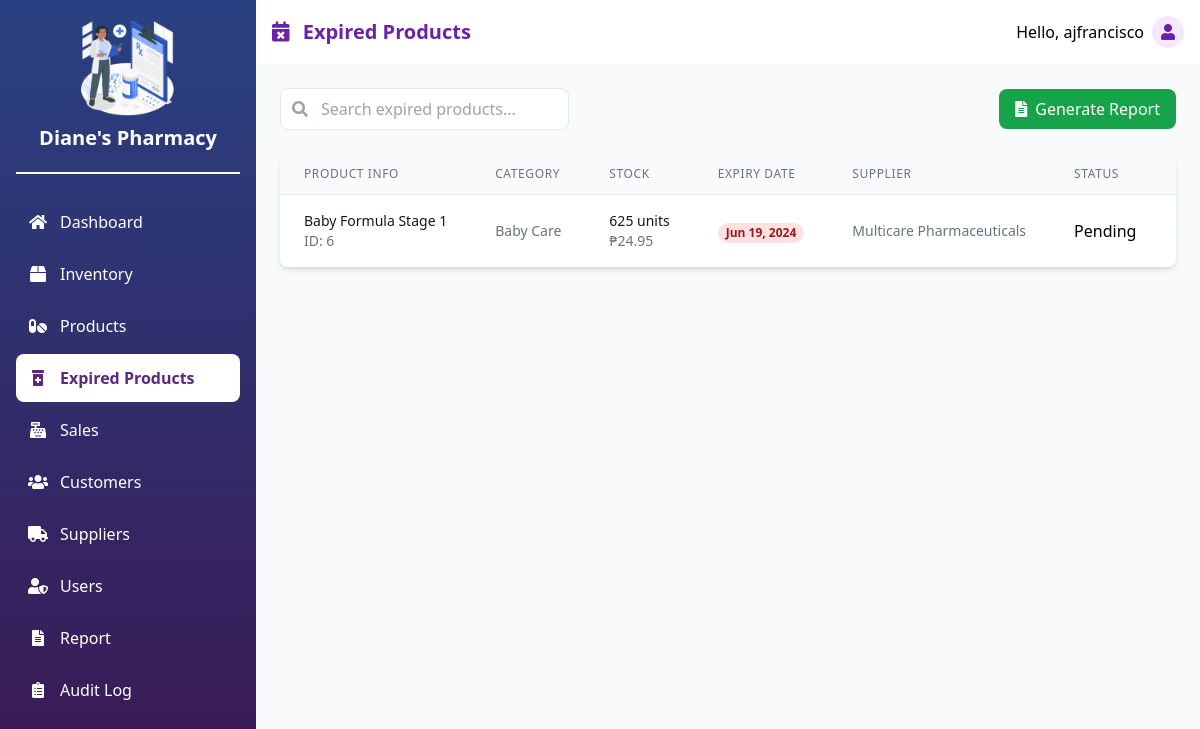
The page /expired_product.php (signed in) on the database its author committed.
### tables this page shows
CREATE TABLE `product` (
  `product_id` int(11) NOT NULL,
  `product_name` varchar(100) DEFAULT NULL,
  `category_id` int(11) DEFAULT NULL,
  `description` text DEFAULT NULL,
  `unit_price` decimal(10,2) DEFAULT NULL,
  `base_price` decimal(10,2) DEFAULT NULL,
  `supplier_id` int(11) DEFAULT NULL
);

CREATE TABLE `category` (
  `product_id` int(11) NOT NULL,
  `category_name` varchar(100) DEFAULT NULL
);

CREATE TABLE `inventory` (
  `inventory_id` int(11) NOT NULL,
  `product_id` int(11) DEFAULT NULL,
  `stock_in` int(11) DEFAULT NULL,
  `stock_out` int(11) DEFAULT NULL,
  `expiry_date` date DEFAULT NULL,
  `stock_available` int(11) DEFAULT NULL,
  `low_stock_threshold` int(11) DEFAULT NULL,
  `status` enum('active','quarantined','expired') DEFAULT 'active'
);

CREATE TABLE `supplier` (
  `supplier_id` int(11) NOT NULL,
  `supplier_name` varchar(100) DEFAULT NULL,
  `contact_number` varchar(20) DEFAULT NULL,
  `email` varchar(100) DEFAULT NULL,
  `address` varchar(255) DEFAULT NULL
);

### expired_product.php (the view, shortened to what this page needs)
<?php
require_once 'config.php';
try {
    $currentDate = date('Y-m-d');
    $stmt = $pdo->prepare("
        SELECT
            p.*,
            i.inventory_id,
            i.expiry_date,
            i.stock_available,
            c.category_name,
            s.supplier_name,
            ep.disposal_date,
            ep.disposal_method,
            ep.disposal_notes,
            ep.quantity as disposed_quantity,
            CASE
                WHEN ep.disposal_date IS NULL THEN 'Pending'
                ELSE ep.disposal_method
            END as status
        FROM product p
        INNER JOIN inventory i ON p.product_id = i.product_id
        LEFT JOIN category c ON p.category_id = c.product_id
        LEFT JOIN supplier s ON p.supplier_id = s.supplier_id
        LEFT JOIN (
            SELECT ep1.*
            FROM expired_products ep1
            LEFT JOIN expired_products ep2
                ON ep1.product_id = ep2.product_id
                AND ep1.inventory_id = ep2.inventory_id
                AND ep1.disposal_date < ep2.disposal_date
            WHERE ep2.disposal_date IS NULL
        ) ep ON i.inventory_id = ep.inventory_id AND p.product_id = ep.product_id
        WHERE i.expiry_date <= :currentDate
        AND i.stock_available > 0
        ORDER BY i.expiry_date ASC
    ");
    $stmt->execute(['currentDate' => $currentDate]);
    $products = $stmt->fetchAll(PDO::FETCH_ASSOC);
} catch(PDOException $e) {
    error_log("SQL Error in expired products: " . $e->getMessage());
    $errorMessage = "Database error: " . $e->getMessage();
    $products = [];
}
?>
<div class="flex justify-between items-center mb-6">
    <div class="relative">
        <input type="text" id="searchInput" placeholder="Search expired products..." class="pl-10 pr-4 py-2 border rounded-lg focus:outline-none focus:ring-2 focus:ring-red-600">
        <div class="absolute inset-y-0 left-0 flex items-center pl-3 pointer-events-none">
        </div>
    </div>
    <button onclick="generateReport()" class="bg-green-600 hover:bg-green-900 text-white py-2 px-4 rounded-lg flex items-center">
        <i class="fas fa-file-alt mr-2"></i> Generate Report
    </button>
</div>
<div class="bg-white rounded-lg shadow-md overflow-hidden">
    <table class="min-w-full divide-y divide-gray-200">
        <thead class="bg-gray-50">
            <tr>
                <th class="px-6 py-3 text-left text-xs font-medium text-gray-500 uppercase tracking-wider">Product Info</th>
                <th class="px-6 py-3 text-left text-xs font-medium text-gray-500 uppercase tracking-wider">Category</th>
                <th class="px-6 py-3 text-left text-xs font-medium text-gray-500 uppercase tracking-wider">Stock</th>
                <th class="px-6 py-3 text-left text-xs font-medium text-gray-500 uppercase tracking-wider">Expiry Date</th>
                <th class="px-6 py-3 text-left text-xs font-medium text-gray-500 uppercase tracking-wider">Supplier</th>
                <th class="px-6 py-3 text-left text-xs font-medium text-gray-500 uppercase tracking-wider">Status</th>
                <th class="px-6 py-3 text-left text-xs font-medium text-gray-500 uppercase tracking-wider">Actions</th>
            </tr>
        </thead>
        <tbody class="bg-white divide-y divide-gray-200">
            <?php if (empty($products)): ?>
                <tr>
                    <td colspan="7" class="px-6 py-4 text-center text-sm text-gray-500">
                        No expired products found
                        <?php if (isset($testResult)): ?>
                            <br>
                            <small class="text-gray-400">
                                (Total products: <?php echo $testResult['total_products']; ?>,
                                Expired: <?php echo $testResult['expired_products']; ?>)
                            </small>
                        <?php endif; ?>
                    </td>
                </tr>
            <?php else: ?>
                <?php foreach ($products as $product): ?>
                    <tr class="hover:bg-gray-50">
                        <td class="px-6 py-4 whitespace-nowrap">
                            <div class="flex items-center">
                                <div>
                                    <div class="text-sm font-medium text-gray-900"><?php echo htmlspecialchars($product['product_name']); ?></div>
                                    <div class="text-sm text-gray-500">ID: <?php echo htmlspecialchars($product['product_id']); ?></div>
                                </div>
                            </div>
                        </td>
                        <td class="px-6 py-4 whitespace-nowrap text-sm text-gray-500">
                            <?php echo htmlspecialchars($product['category_name'] ?? 'N/A'); ?>
                        </td>
                        <td class="px-6 py-4 whitespace-nowrap">
                            <div class="text-sm text-gray-900"><?php echo htmlspecialchars($product['stock_available'] ?? '0'); ?> units</div>
                            <div class="text-sm text-gray-500">₱<?php echo number_format($product['unit_price'], 2); ?></div>
                        </td>
                        <td class="px-6 py-4 whitespace-nowrap">
                            <span class="px-2 inline-flex text-xs leading-5 font-semibold rounded-full bg-red-100 text-red-800">
                                <?php echo date('M d, Y', strtotime($product['expiry_date'])); ?>
                            </span>
                        </td>
                        <td class="px-6 py-4 whitespace-nowrap text-sm text-gray-500">
                            <?php echo htmlspecialchars($product['supplier_name'] ?? 'N/A'); ?>
                        </td>
                        <td class="px-6 py-4 whitespace-nowrap">
                            <?php echo htmlspecialchars($product['status']); ?>
                        </td>
                        <td class="px-6 py-4 whitespace-nowrap text-sm font-medium">
                        </td>
                    </tr>
                <?php endforeach; ?>
            <?php endif; ?>
        </tbody>
    </table>
</div>
<?php
include 'layout.php';
?>

### rows shown on the page
product: product_name "Baby Formula Stage 1", product_id "6", category.category_name "Baby Care", inventory.stock_available "625", unit_price "24.95", inventory.expiry_date "Jun 19, 2024", supplier.supplier_name "Multicare Pharmaceuticals", status "Pending"

### other values the page prints
$pageTitle "Expired Products"
$_SESSION['username'] "ajfrancisco"
